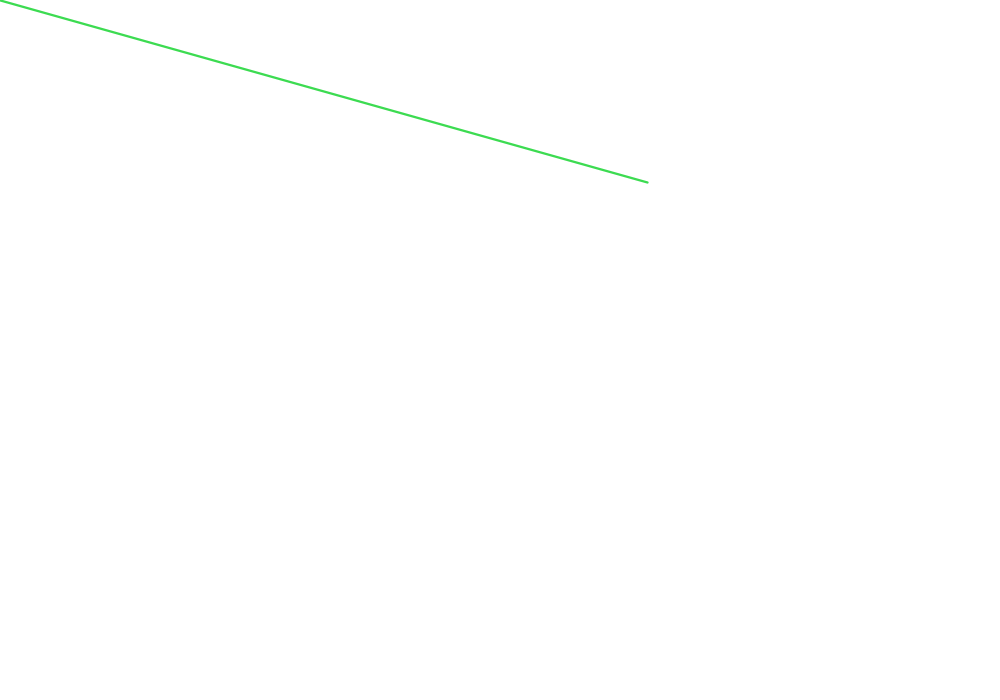
Frame 1 (no input)
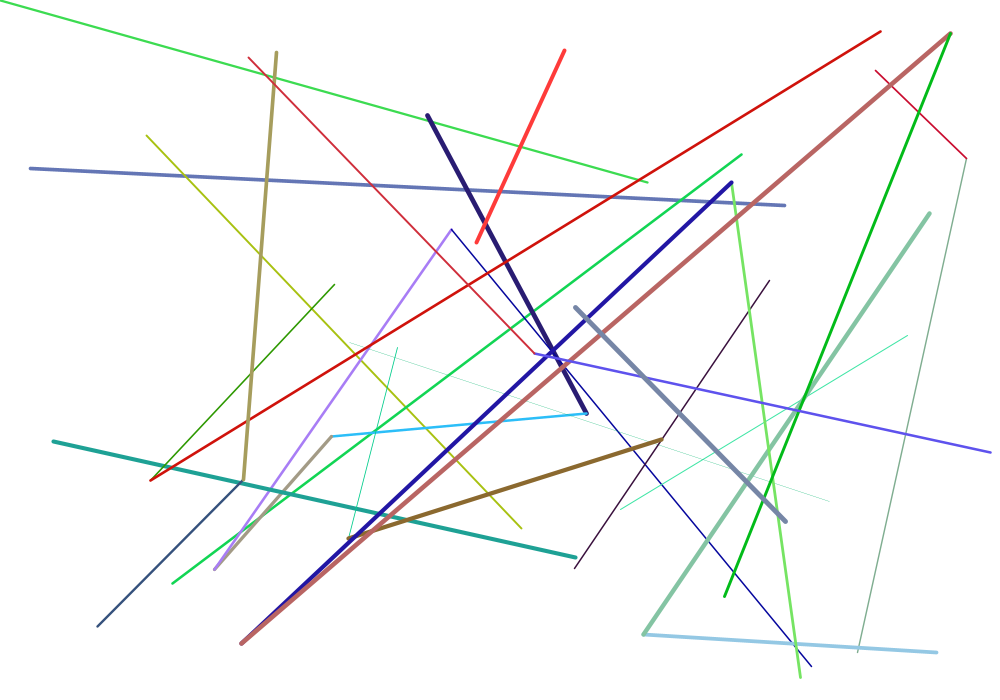
Frame 60 (the mouse pressed at the canvas centre just before this capture)
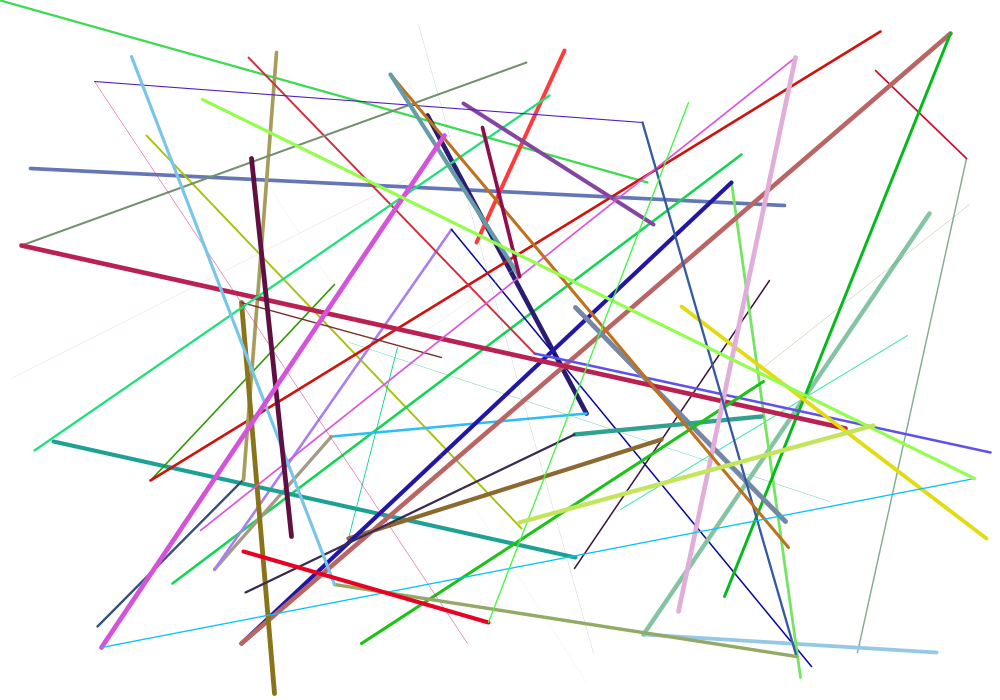
Frame 120 (the mouse held since frame 60 and released just before this capture)

The Processing sketch that drew these frames (run headless with seeded random() and noise(); from frame 60 on, the mouse is pressed at the canvas centre):

// Processing sketch: sketch_6
// ── sketch_6.pde
void setup(){
  size(1000, 700);
  background(255);
 
};

 int x1= 0;
 int y1= 0;
 
void draw(){
  
 
 int x2= int(random(1001));
 int y2= int(random(701));
 int a= int(random(2));
 
 stroke(random(256),random(256),random(256));
 
 switch(a){
  case 1:
  strokeWeight(random(5));
  line(x1, y1, x2, y2 );
  break;
  
  case 2:
   //curve(random(20), random(20), x1, y1, x2, y2, random(20), random(20));
  //bezier(x1, y1, random(20), random(20), random(20), random(20), x2, y2);
  break;
}
 
 

   x1=x2;
   y1=y2;
   
     
  
};
 /*
int n;
void keyPressed() {
  // get the value of the key pressed
  n = int(key);  // int('0') = 48
  n = n - 48;
  if(n >= 0 && n <= 9){
    println("Valid digit: " + n);
  }
  else {
    println("Invalid you pressed " + key);
  }
} 

*/

void mouseClicked() {
  background(random(256),random(256), random(256), random(256));
}
